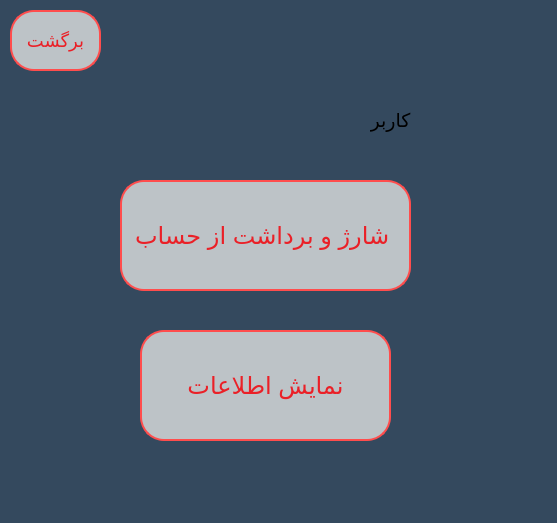
<?xml version="1.0" encoding="UTF-8"?>
<ui version="4.0">
 <class>customer_page</class>
 <widget class="QWidget" name="customer_page">
  <property name="geometry">
   <rect>
    <x>0</x>
    <y>0</y>
    <width>557</width>
    <height>523</height>
   </rect>
  </property>
  <property name="windowTitle">
   <string>مشتری</string>
  </property>
  <property name="styleSheet">
   <string notr="true">background: #34495e;</string>
  </property>
  <widget class="QPushButton" name="print_information">
   <property name="geometry">
    <rect>
     <x>140</x>
     <y>330</y>
     <width>251</width>
     <height>111</height>
    </rect>
   </property>
   <property name="cursor">
    <cursorShape>PointingHandCursor</cursorShape>
   </property>
   <property name="styleSheet">
    <string notr="true">border-radius: 24px;

	color:#EA2027; background-color:#bdc3c7; border: 2px solid #ff4d4d;  font-size:24px;</string>
   </property>
   <property name="text">
    <string>نمایش اطلاعات</string>
   </property>
  </widget>
  <widget class="QLabel" name="name_lastname">
   <property name="enabled">
    <bool>false</bool>
   </property>
   <property name="geometry">
    <rect>
     <x>150</x>
     <y>110</y>
     <width>201</width>
     <height>31</height>
    </rect>
   </property>
   <property name="styleSheet">
    <string notr="true">font-size:18px; color:black;</string>
   </property>
   <property name="frameShape">
    <enum>QFrame::NoFrame</enum>
   </property>
   <property name="text">
    <string>&lt;html&gt;&lt;head/&gt;&lt;body&gt;&lt;p align=&quot;center&quot;&gt;&lt;span style=&quot; font-size:12pt;&quot;/&gt;&lt;br/&gt;&lt;/p&gt;&lt;/body&gt;&lt;/html&gt;</string>
   </property>
  </widget>
  <widget class="QPushButton" name="back_menu_pc">
   <property name="geometry">
    <rect>
     <x>10</x>
     <y>10</y>
     <width>91</width>
     <height>61</height>
    </rect>
   </property>
   <property name="cursor">
    <cursorShape>PointingHandCursor</cursorShape>
   </property>
   <property name="styleSheet">
    <string notr="true">border-radius: 24px;

	color:#EA2027; background-color:#bdc3c7; border: 2px solid #ff4d4d;  font-size:18px;</string>
   </property>
   <property name="text">
    <string>برگشت</string>
   </property>
  </widget>
  <widget class="QLabel" name="label">
   <property name="geometry">
    <rect>
     <x>370</x>
     <y>100</y>
     <width>41</width>
     <height>41</height>
    </rect>
   </property>
   <property name="styleSheet">
    <string notr="true"/>
   </property>
   <property name="text">
    <string>&lt;html&gt;&lt;head/&gt;&lt;body&gt;&lt;p align=&quot;center&quot;&gt;&lt;span style=&quot; font-size:14pt;&quot;&gt;کاربر&lt;/span&gt;&lt;/p&gt;&lt;/body&gt;&lt;/html&gt;</string>
   </property>
  </widget>
  <widget class="QPushButton" name="btt_account">
   <property name="geometry">
    <rect>
     <x>120</x>
     <y>180</y>
     <width>291</width>
     <height>111</height>
    </rect>
   </property>
   <property name="cursor">
    <cursorShape>PointingHandCursor</cursorShape>
   </property>
   <property name="styleSheet">
    <string notr="true">border-radius: 24px;

	color:#EA2027; background-color:#bdc3c7; border: 2px solid #ff4d4d;  font-size:24px;</string>
   </property>
   <property name="text">
    <string>شارژ و برداشت از حساب </string>
   </property>
  </widget>
  <widget class="QLabel" name="lbl_index">
   <property name="enabled">
    <bool>false</bool>
   </property>
   <property name="geometry">
    <rect>
     <x>430</x>
     <y>110</y>
     <width>81</width>
     <height>41</height>
    </rect>
   </property>
   <property name="text">
    <string/>
   </property>
   <property name="textFormat">
    <enum>Qt::AutoText</enum>
   </property>
  </widget>
 </widget>
 <resources/>
 <connections/>
</ui>
